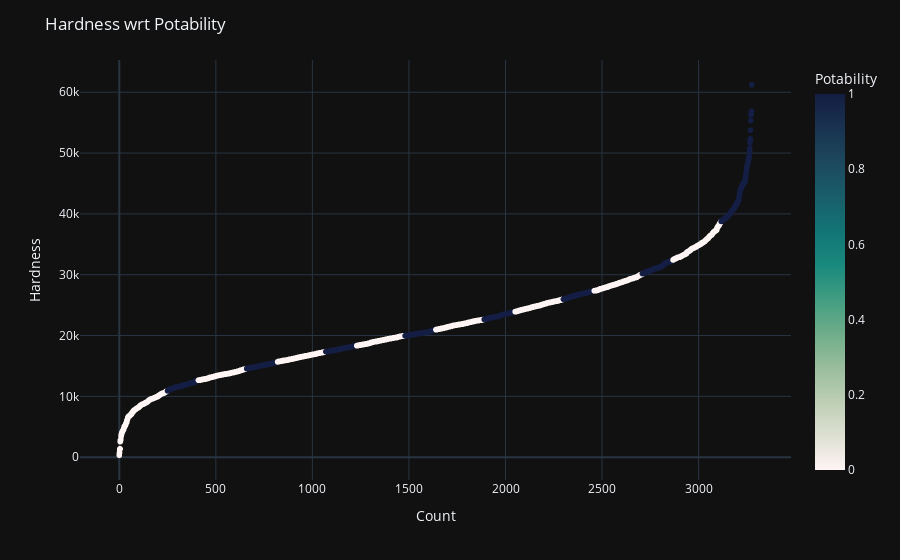

Source (notebook cell):
### Code cell
# basic scatter plot
fig = px.scatter(data,range(data['Solids'].count()), sorted(data['Solids']),
                 color=data['Potability'],
                 labels={
                     'x': "Count",
                     'y': "Hardness",
                     'color':'Potability'
                     
                 },
                 color_continuous_scale=px.colors.sequential.tempo,
                 template = 'plotly_dark')
fig.update_layout(title='Hardness wrt Potability')
fig.show()

### Figure 1 — Plotly figure (JSON) as saved in the notebook; plotly's stock layout.template omitted (floating-point values rounded to 4 significant figures; data arrays with more than 128 entries replaced by an {"elided": "..."} marker saying what was removed)
{"data": [{"hovertemplate": "Count=%{x}<br>Hardness=%{y}<br>Potability=%{marker.color}<extra></extra>", "legendgroup": "", "marker": {"color": {"elided": "3276 int values"}, "coloraxis": "coloraxis", "symbol": "circle"}, "mode": "markers", "name": "", "showlegend": false, "type": "scattergl", "x": {"elided": "3276 int values"}, "xaxis": "x", "y": {"elided": "3276 float values"}, "yaxis": "y"}], "layout": {"coloraxis": {"colorbar": {"title": {"text": "Potability"}}, "colorscale": [[0, "rgb(254, 245, 244)"], [0.09091, "rgb(222, 224, 210)"], [0.1818, "rgb(189, 206, 181)"], [0.2727, "rgb(153, 189, 156)"], [0.3636, "rgb(110, 173, 138)"], [0.4545, "rgb(65, 157, 129)"], [0.5455, "rgb(25, 137, 125)"], [0.6364, "rgb(18, 116, 117)"], [0.7273, "rgb(25, 94, 106)"], [0.8182, "rgb(28, 72, 93)"], [0.9091, "rgb(25, 51, 80)"], [1, "rgb(20, 29, 67)"]]}, "legend": {"tracegroupgap": 0}, "margin": {"t": 60}, "title": {"text": "Hardness wrt Potability"}, "xaxis": {"anchor": "y", "domain": [0, 1], "title": {"text": "Count"}}, "yaxis": {"anchor": "x", "domain": [0, 1], "title": {"text": "Hardness"}}}}
